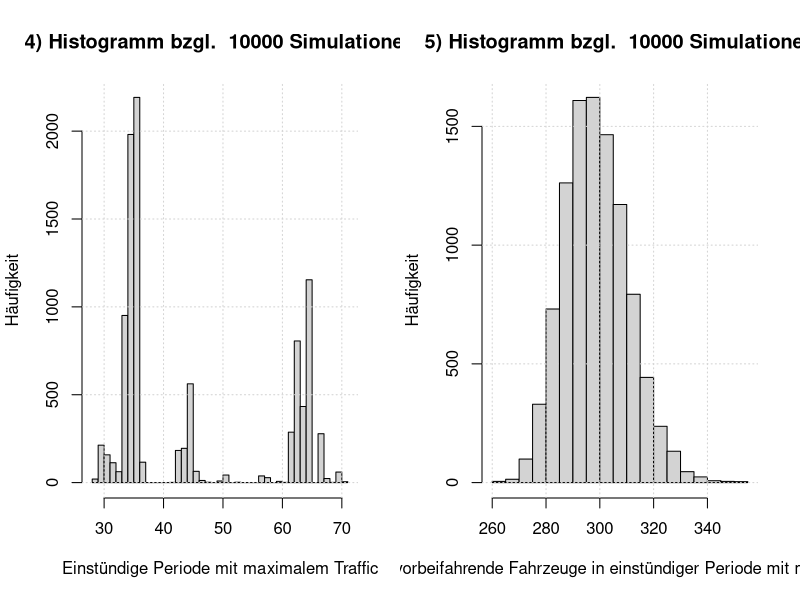
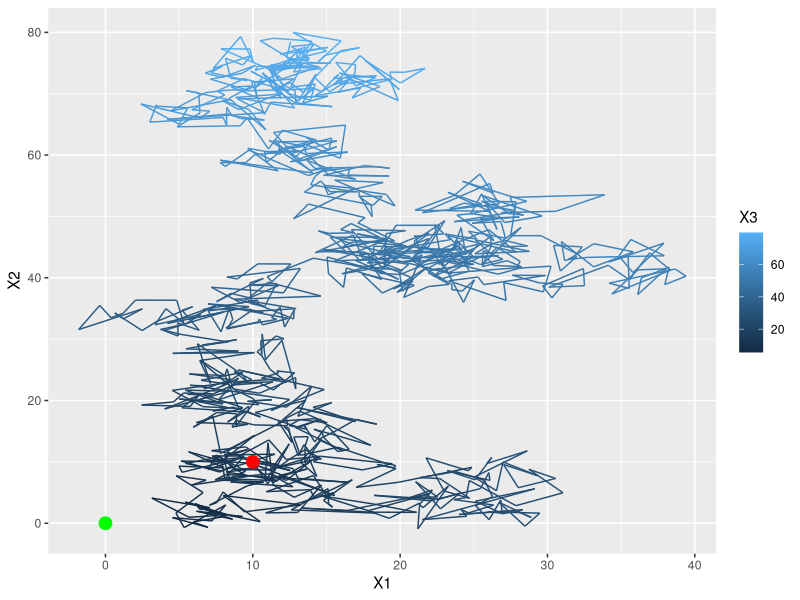
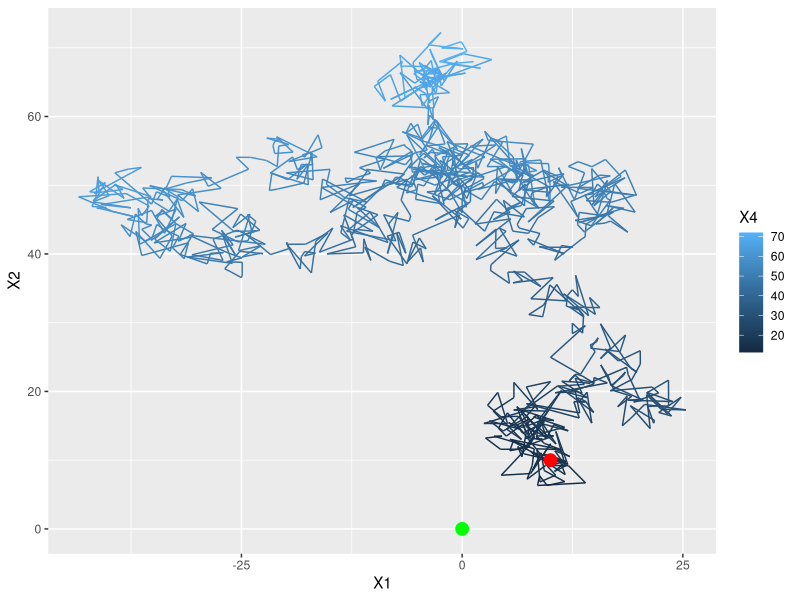
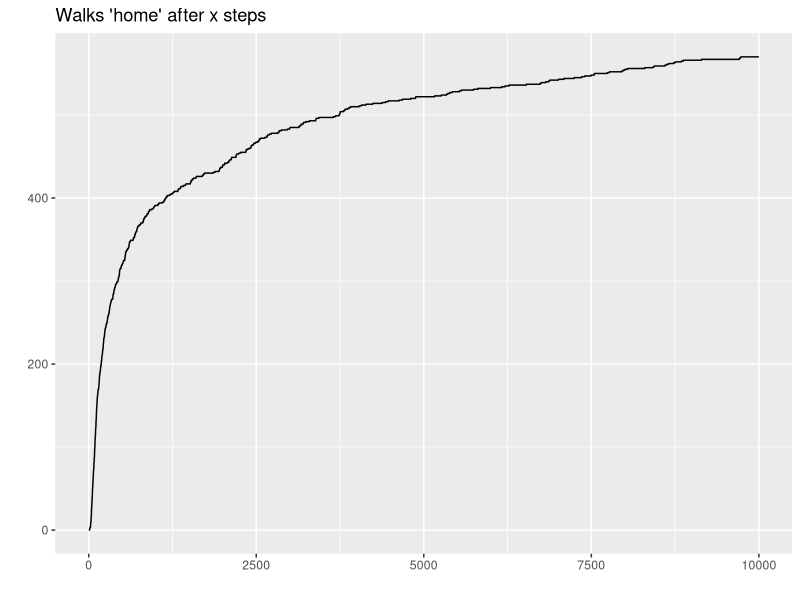
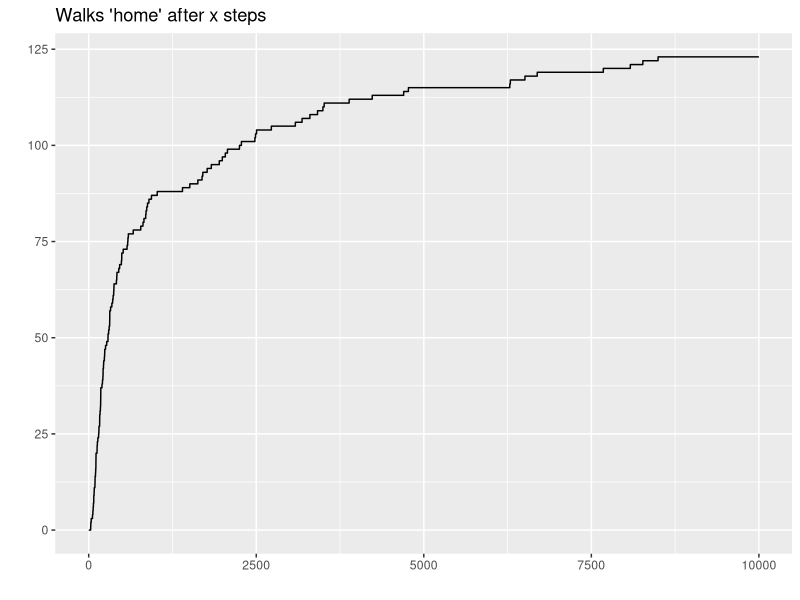
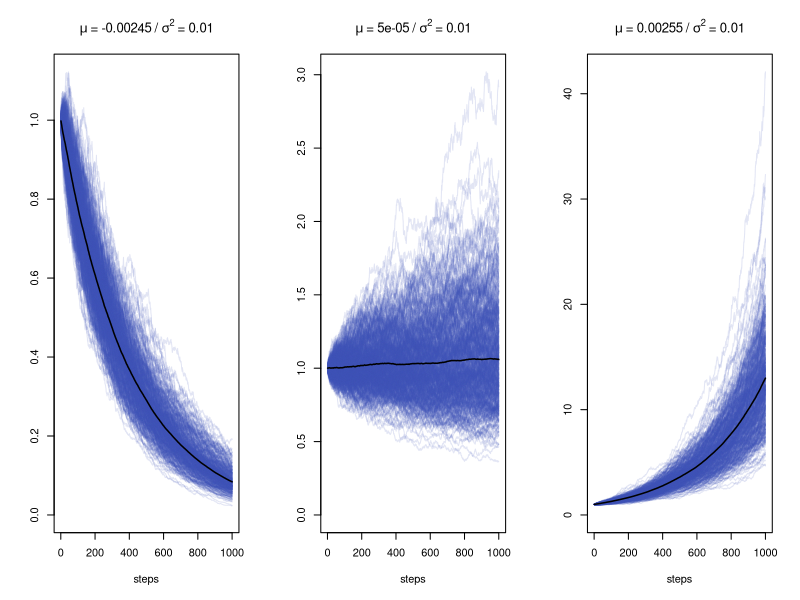
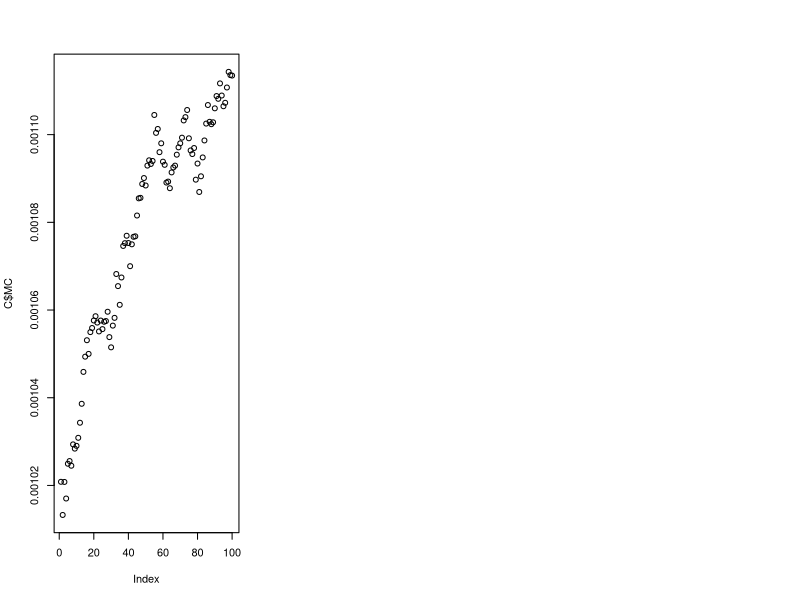

Reproduce these figures in R, in order.
## ---- chunk 1
# Load libraries
library('ggplot2')
library(xtable)
## ---- chunk 2
# Read transition matrix
P <- as.matrix(read.csv("data/lungcancer.csv"))
nStates <- dim(P)[1]

# Sanity check
apply(P, 1, sum)
## ---- chunk 3
# Method 1

fnMCMeanSteps1 <- function(x, mu, P, tailProb = 10^-3){
  # This function computes the mean number of steps needed to reach state x for
  # a Markov chain defined with initial distribution mu and transition matrix P.
  # 
  # Args:
  #   x:        Target state
  #   mu:       Initial distribution
  #   P:        Transition matrix
  #   tailProb: Tail probability to control approximation
  #   
  # Returns:
  #   Expected number of steps to reach state x for the first time
  
  # Step 0
  cumProbs <- mu[x]
  mean <- mu[x] * 0  # symbolic initialization
  
  # Step 1
  tempProb <- sum(mu[-x] * P[-x, x])
  cumProbs <- cumProbs + tempProb
  mean <- mean + tempProb * 1
  
  # Further steps
  PTilde <- diag(length(mu) - 1)  # initialize PTilde
  k <- 2
  
  while (1-cumProbs >= tailProb) {
    PTilde <- PTilde %*% P[-x, -x]  # Update PTilde
    tempProb <- mu[-x] %*% PTilde %*% P[-x, x]  # Get prob. of hitting time k
    cumProbs <- cumProbs + tempProb  # cumulate probability mass
    mean <- mean + tempProb * k  # update mean
    k <- k+1
  }
  
  # Return mean
  return(as.double(mean))
}
## ---- chunk 4
# Method 2

fnMCMeanSteps2 <- function(x, mu, P, T = 1000){
  # This function computes the mean number of steps needed to reach state x for
  # a Markov chain defined with initial distribution mu and transition matrix P.
  # This method approximates the mean using 10'000 Markov chain simulations with
  # a maximum of T steps per simulation.
  # 
  # Args:
  #   x:  Target state
  #   mu: Initial distribution
  #   P:  Transition matrix
  #   T:  Maximum length of Markov chain
  #   
  # Returns:
  #   Expected number of steps to reach state x for the first time
  
  # Number of states and simulations
  nStates <- length(mu)
  nSim <- 10^4
  
  # Initialize vector to hold number of steps taken to reach state x for the
  # first time for each simulated markov chain
  vSteps <- vector(mode = "integer", length = nSim)
  
  # Start simulation of nSim markov chains with a maximum number of T steps
  for (n in 1:nSim){
    # Sample first state
    state <- sample(1:nStates, 1, prob = mu)
    
    for (t in 2:T+1){
      if (state == x){
        # break if state is x
        vSteps[n] <- t-1  # store number of steps
        break
      } else if (t == T+1) {
        # catch if state x has not been reached in T steps with NA
        vSteps[n] <- NA
        break
      }
      
      # sample next state depending on current state
      state <- sample(1:nStates, 1, prob = P[state, ])
    }
  }

  # Return mean
  return(mean(vSteps, na.rm = TRUE))
}
## ---- chunk 5
# Define initial distribution (always begin in state 23 (Lung))
mu <- rep(0, nStates)
mu[23] <- 1

# Expected number of steps to reach certain positions (Bladder, Brain, Heart)
 
# Method 1
startTime <- Sys.time()
meanStepsBladder1 <- fnMCMeanSteps1(5, mu, P, tailProb = 10^-5)
meanStepsBrain1 <- fnMCMeanSteps1(7, mu, P, tailProb = 10^-5)
meanStepsHeart1 <- fnMCMeanSteps1(17, mu, P, tailProb = 10^-5)
endTime  <- Sys.time()
timeMethod1 <- endTime - startTime

# Method 2
set.seed(42)
startTime <- Sys.time()
meanStepsBladder2 <- fnMCMeanSteps2(5, mu, P, T = 10000)
meanStepsBrain2 <- fnMCMeanSteps2(7, mu, P, T = 10000)
meanStepsHeart2 <- fnMCMeanSteps2(17, mu, P, T = 10000)
endTime  <- Sys.time()
timeMethod2 <- endTime - startTime
## ---- chunk 6
print(xtable(matrix(c(meanStepsBladder1, meanStepsBrain1, meanStepsHeart1,
                      meanStepsBladder2, meanStepsBrain2, meanStepsHeart2),
                    ncol = 2, dimnames = list(
                      c("Bladder", "Brain", "Heart"),
                      c("Method 1", "Method 2"))
                    ),
             caption = "Expected number of steps to reach position in body."),
      comment = FALSE)
## ---- chunk 7
N <- as.matrix(read.csv("data/traffic.csv", header = TRUE))

# Get vector of 96 data points
Nt <- as.vector(t(N[,2:5]))

# Calculate lambda tilde and lambda as function of t
lambdaTildeT <- Nt
lambdaT <- 1.2 * lambdaTildeT
## ---- chunk 8
fnSimulatePoisson <- function(lambda, n) {
  # This function simulates poisson values based on vector of parameters lambda
  # 
  # Args:
  #   lambda:   Vector of parameters for poisson distribution
  #   n:        Number of simulations
  #   
  # Returns:
  #   Simulated vectors as matrix, where every row is a simulation of one day
  #   therefore the matrix as n rows.
  
  # Get random poisson distributed values for n days
  vSimulated <- rpois(length(lambda)*n, lambda)
  
  # Split data into matrix of form: mSplitted[day, quarter-hour]
  # where day goes from 1 to n and quater-hour from 1 to 96
  mSplitted <- t(matrix(vSimulated, nrow=length(lambda), ncol=n))
  
  return(mSplitted)
}

# Define number of simulations
nSimulations = 10000

# Run poisson simulation, based on parameter values from traffic.csv
mSimulation <- fnSimulatePoisson(lambdaT, nSimulations)
## ---- chunk 9
## Task 1
meanCarsPerDay <- mean(rowSums(mSimulation))

## Task 2
thousandsCar <- NULL
for(i in 1:nSimulations) {
  # Calculate cumulative sums per day (per simulation)
  cumsumDay <- cumsum(mSimulation[i,])
  
  # It's not clear if floor should ne applies only for mean, or also here
  # However, in the end the results seems to be the same
  thousandsCar[i] <- floor(max(which(cumsumDay <= 1000))/4)
}

meanThousandsCar <- floor(mean(thousandsCar))

## Task 3
# Time between 1:30 and 1:45 is at position 7
meanCarsAtNightQuarter <- mean(as.vector(mSimulation[,7]))
# The result is 0, which we can easily explain as lambda is 0 in this timeslot
# More input data, to have a more precise model, would possibly change this

## Task 4/5
maxTrafficPeriodIndices <- NULL
maxTrafficPeriodValues <- NULL
for(i in 1:nSimulations) {
  # Calculate cumulative sums per day (per simulation)
  cumsumDay <- cumsum(mSimulation[i,])
  
  # Initialize new vector
  sumHourlyPeriod <- NULL
  
  # Run from 0.0 to 23.0
  for(j in 1:(length(cumsumDay)-4)) {
    sumHourlyPeriod[j] <- cumsumDay[j+4] - cumsumDay[j]
  }
  
  # Get maximum position and store in vector
  maxTrafficPeriodIndices[i] <- which.max(sumHourlyPeriod)
  maxTrafficPeriodValues[i] <- max(sumHourlyPeriod)
}

par(mfrow = c(1,2))

hist(maxTrafficPeriodIndices,
     breaks = max(maxTrafficPeriodIndices)-min(maxTrafficPeriodIndices),
     main = paste("4) Histogramm bzgl. ", nSimulations, "Simulationen"),
     xlab = "Einstündige Periode mit maximalem Traffic", ylab = "Häufigkeit")
grid()
# where eg. 30 is the time period between 07:15 - 08:15,
# 31 is 07:30 - 08:30, and so on

hist(maxTrafficPeriodValues,
     main = paste("5) Histogramm bzgl. ", nSimulations, "Simulationen"),
     xlab = paste("Anzahl der vorbeifahrende Fahrzeuge in einstündiger Periode",
                  "mit maximalem Traffic"),
     ylab = "Häufigkeit")
grid()
## ---- chunk 10
# check if library is there
require('ggplot2')

fnRandomWalk <- function(d, x, N, R) {
  # This function generates a random walk of dimension d
  #
  #
  dfWalk = data.frame(matrix(nrow=N, ncol=d+1))
  
  n=1
  pos=x
  dfWalk[1,1:d] = pos
  dist = sqrt(sum(pos*pos))
  dfWalk[1,d+1] = dist
  
  while(n<N && R<dist) {
    # Thi is the loop handling the random walk
    rstep <- c(round(rnorm(d),2))
    pos = pos+rstep
    dist <- sqrt(sum(pos*pos))
    dfWalk[n+1,1:d] = pos+rstep
    dfWalk[n+1,d+1] = dist
    n = n+1 
  }
  # na.omit ist necessary to handle random walks exiting after n<N (made it home)
  return(na.omit(dfWalk))
}

set.seed(2567)
humanWalk <- fnRandomWalk(2, c(10,10), 1000, 3)
birdWalk <- fnRandomWalk(3, c(10,10,10), 1000, 3)
## ---- chunk 11
# Plotting human random walk
start <- data.frame(X=10, Y=10, Z=10)
goal <- data.frame(X=0, Y=0, Z=10)
p1 <- ggplot(humanWalk, aes(x=X1, y=X2, color=X3)) +
    geom_path() +
    geom_point(data=start,aes(X,Y),colour='red',size=4) +
    geom_point(data=goal,aes(X,Y),colour='green',size=4)
p1
## ---- chunk 12
# Plotting bird random walk
birdWalk <- fnRandomWalk(3, c(10,10,10), 1000, 3)
p2 <- ggplot(birdWalk, aes(x=X1, y=X2, color=X4)) +
    geom_path() +
    geom_point(data=start,aes(X,Y),colour='red',size=4) +
    geom_point(data=goal,aes(X,Y),colour='green',size=4)
p2

## ---- chunk 13

a <- proc.time()
set.seed(4579)
walks <- 1000
steps <- 10000
length <- 10000
startpos <- c(10,10,10)
R <- 3

randValsX <- matrix(rnorm(walks*steps,0,length/steps),nrow=walks,ncol=steps)
randValsY <- matrix(rnorm(walks*steps,0,length/steps),nrow=walks,ncol=steps)
randValsZ <- matrix(rnorm(walks*steps,0,length/steps),nrow=walks,ncol=steps)
randValsX[,1] <- startpos[1]
randValsY[,1] <- startpos[2]
randValsZ[,1] <- startpos[3]
randValsX <- t(apply(randValsX,1,cumsum))
randValsY <- t(apply(randValsY,1,cumsum))
randValsZ <- t(apply(randValsZ,1,cumsum))

WalksH <- sqrt((randValsX^2)+(randValsY^2)) < R
WalksB <- sqrt(((randValsX^2)+(randValsY^2)+(randValsZ^2))) < R

fnWalkIn <- function(slice) {
  len <- length(slice)
  first <- match(1,slice)
  if(is.finite(first)) {
    slice[first:len] <- 1
  }
  return(slice)
}

WalksH <- t(apply(WalksH,1,fnWalkIn))
WalksB <- t(apply(WalksB,1,fnWalkIn))

b <- proc.time()
b-a
WalksInH <- apply(WalksH,2,sum)
WalksInB <- apply(WalksB,2,sum)

####################################
## ---- chunk 14
H <- qplot(x=1:length(WalksInH), y=WalksInH,geom="line", xlab="", ylab="",
      main="Walks 'home' after x steps")
B <- qplot(x=1:length(WalksInB), y=WalksInB,geom="line", xlab="", ylab="",
      main="Walks 'home' after x steps")
H
B

## ---- chunk 15
fnBrownianMotion <- function(nSim, nSteps, tMax){
  # This function simulates nSim brownian motions with nSteps of length 
  # (tMax/nSteps). That is, the browian motions are of overall length of tMax.
  # 
  # Args:
  #   nSim:   Number of simulations/walks
  #   nSteps: Number of steps in each walk
  #   tMax:   Overall length of each walk
  #   
  # Returns:
  #   A matrix with nSim rows and nSteps columns, i.e. each row is the simulation
  #   of one brownian motion.
  matSteps <- matrix(rnorm(nSim*nSteps, 0, tMax/nSteps), 
                     nrow = nSim, ncol = nSteps)
  return(t(apply(matSteps, 1, cumsum)))
}
## ---- chunk 16

fnGeometricBrown <- function(nSim, nSteps, vecMu, vecSigma) {
  # This function simulates for every combination of parameters mu and sigma
  # nSim geometric brownian motions with nSteps of length 1.
  # The results are plotted, including mean Brownian.
  # 
  # Args:
  #   nSim:     Number of simulations
  #   nSteps:   Number of steps in simulation
  #   vecMu:    Vector of mu parameters
  #   vecSigma: Vector of sigma parameters
  #   
  # Returns:
  #   Noting, just creates plots
  
  # Fix start value at 1
  X0 <- 1
  # Obtain length of parameter vectors
  nPars <- length(vecMu)
  
  # Set plot frame
  par(mfrow = c(1,nPars))
  
  # One time series plot for every parameter combination
  for(i in 1:nPars) {
    # Get Brownian
    matBM <- fnBrownianMotion(nSim, nSteps, nSteps)
    # Calculate Geometric Brownian
    matX <- X0 * exp((vecMu[i]-0.5*vecSigma[i]^2)*(1:nSteps) + vecSigma[i]*t(matBM))
    
    # Plot all Geometric Brownian
    ts.plot(matX, ylim = c(0,max(matX)), xlab = "steps",
            main = bquote(mu ~ "=" ~ .(vecMu[i]) ~ "/" ~ sigma^2 ~ "=" ~ .(vecSigma[i])),
            col = rgb(63/255, 81/255, 181/255, alpha = 0.15))
    # Add mean of all Geometric Brownians
    lines(rowMeans(matX), lwd = 1.5)
  }
  
}

nSim <- 500
nSteps <- 1000
vecMu = c(-0.00245, 0.00005, 0.00255)
vecSigma = c(0.01, 0.01, 0.01)

# Check if 
vecMu-(vecSigma^2/2)

# Rund and plot simulations
fnGeometricBrown(nSim, nSteps, vecMu, vecSigma)
## ---- chunk 17
# Set parameter of geometric brownian motion and call option
TCall <- 1
r <- 0.04
sigma <- 0.2
X0 <- 100
K <- 100
C <- list()
## ---- chunk 18
# Black-Scholes
d1 <- 1/(sigma*sqrt(TCall)) * (log(X0/K)+(r+(0.5*sigma^2))*TCall)
d2 <- d1-sigma*sqrt(TCall)
C$BlackScholes <- X0*pnorm(d1) - K*exp(-r*TCall)*pnorm(d2)
## ---- chunk 19
# Simulate brownian motions
nSim <- 10000
nSteps <- 1000
matBM <- fnBrownianMotion(nSim, nSteps, TCall)

# Compute price processes using exact solution of SDE
times <- seq(TCall/nSteps, TCall, 1/nSteps)
matX <- t(X0 * exp((mu-0.5*sigma^2)*times + sigma*t(matBM)))

# Get MC approximation of arbitrage-free price C
payouts <- matX[, nSteps] - K
payouts[payouts <= 0] <- 0

C$MC <- exp(-r) * mean(payouts)
## ---- chunk 20
############## Monte Carlo
walks <- 1000
steps <- 100
TCalls <- c(seq(0.01,1,1/steps))

randValsBrown <- matrix(rnorm(walks*steps,0,TCalls/steps),nrow=walks,ncol=steps)
randValsBrown <- t(apply(randValsBrown,1,cumsum))
mu <- r
X_t <- X0*exp((mu-0.5*sigma^2)*TCalls+sigma*randValsBrown)

expVals <- (X_t - K)
######
rep.row<-function(x,n){
   matrix(rep(x,each=n),nrow=n)
}
TCalls <- rep.row(TCalls,walks)
######
smth <- exp(-r*TCalls)/(walks)*expVals
smth[smth<0] <- 0
C$MC <- apply(smth/walks,2,sum)

## Euler
#### confusing formula on slides
#X_k <- X_k_1 + mu*((k-1)*T)




C$Euler <- NULL
## plotting
plot(C$MC)
abline(h=C$BlackScholes,col='red')
